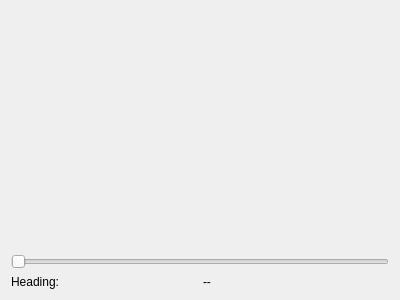
<?xml version="1.0" encoding="UTF-8"?>
<ui version="4.0">
 <class>MainWindow</class>
 <widget class="QMainWindow" name="MainWindow">
  <property name="geometry">
   <rect>
    <x>0</x>
    <y>0</y>
    <width>400</width>
    <height>300</height>
   </rect>
  </property>
  <property name="windowTitle">
   <string>MainWindow</string>
  </property>
  <widget class="QWidget" name="centralWidget">
   <layout class="QGridLayout" name="gridLayout">
    <item row="0" column="0">
     <spacer name="verticalSpacer">
      <property name="orientation">
       <enum>Qt::Vertical</enum>
      </property>
      <property name="sizeHint" stdset="0">
       <size>
        <width>20</width>
        <height>40</height>
       </size>
      </property>
     </spacer>
    </item>
    <item row="2" column="0">
     <widget class="QLabel" name="label_2">
      <property name="text">
       <string>Heading:</string>
      </property>
     </widget>
    </item>
    <item row="2" column="1">
     <widget class="QLabel" name="label">
      <property name="text">
       <string>--</string>
      </property>
     </widget>
    </item>
    <item row="1" column="0" colspan="2">
     <widget class="QSlider" name="horizontalSlider">
      <property name="minimum">
       <number>1</number>
      </property>
      <property name="pageStep">
       <number>1</number>
      </property>
      <property name="orientation">
       <enum>Qt::Horizontal</enum>
      </property>
     </widget>
    </item>
   </layout>
  </widget>
 </widget>
 <layoutdefault spacing="6" margin="11"/>
 <resources/>
 <connections/>
</ui>
